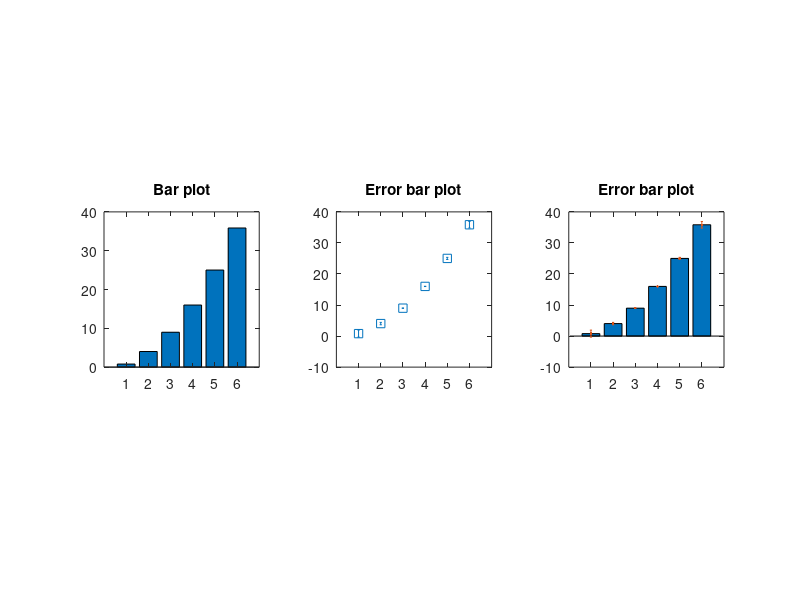

This chart was generated by the following MATLAB code:


m = rand(4,10);
v = 1:10;

bsxfun(@plus,m,v)

%%
m = 30;
n = 6;

%data
data = randn(m,n);
data = bsxfun(@times,data,linspace(-1,1,n).^2);

data = bsxfun(@plus,data,(1:n).^2);

figure(1) ,clf
subplot(131)
bar(1:n, mean(data,1))
axis 'square',set(gca,'xlim',[0 (n+1)],'xtick',1:n)
title('Bar plot')

subplot(132)
%errorbar of standard  deviation
errorbar(1:n,mean(data),std(data),'s')

axis 'square',set(gca,'xlim',[0 (n+1)],'xtick',1:n)
title('Error bar plot')


subplot(133)
bar(1:n, mean(data,1))
hold on
errorbar(1:n,mean(data),std(data),'.')

axis 'square',set(gca,'xlim',[0 (n+1)],'xtick',1:n)
title('Error bar plot')

m = [1 2 3];
